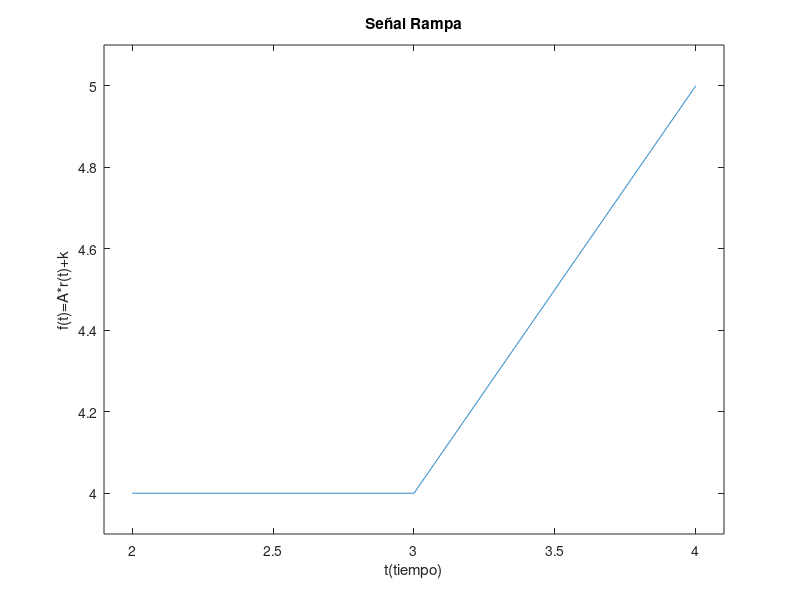

The MATLAB script that drew this image:
% Señal rampa
% Tiempo continuo
clear;
clc;
% Datos de señal
alfa = -3;       % Desplazamiento en el tiempo
t1=-1:0.001:-0.001;
t2=0:0.001:1;
t=[t1 t2]-alfa;
aux1=size(t1,2);
ft1=zeros(1, aux1);
aux2=size(t2, 2);
ft2=t2;
A=1;                 % Escalamiento en amplitud
k=4;                       % Desplazamiento en amplitud
% Generar señal
ft=[ft1 ft2];               % Rampa Unitaria
fdet=A*ft+k;            % Rampa Unitaria con operacion de escalamiento
% Mostrar resultados
plot(t,fdet)
title("Señal Rampa")
xlabel('t(tiempo)')
ylabel('f(t)=A*r(t)+k')
axis([(-1.1-alfa) (1.1-alfa) (-0.1+k) (A+0.1+k)])
